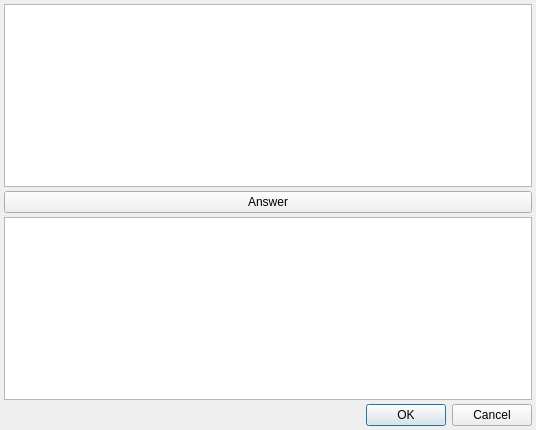
<?xml version="1.0" encoding="UTF-8"?>
<ui version="4.0">
 <class>WQuestion</class>
 <widget class="QDialog" name="WQuestion">
  <property name="geometry">
   <rect>
    <x>0</x>
    <y>0</y>
    <width>536</width>
    <height>430</height>
   </rect>
  </property>
  <property name="windowTitle">
   <string>Question</string>
  </property>
  <layout class="QVBoxLayout" name="verticalLayout">
   <property name="spacing">
    <number>4</number>
   </property>
   <property name="leftMargin">
    <number>4</number>
   </property>
   <property name="topMargin">
    <number>4</number>
   </property>
   <property name="rightMargin">
    <number>4</number>
   </property>
   <property name="bottomMargin">
    <number>4</number>
   </property>
   <item>
    <widget class="QTextBrowser" name="questionBrowser"/>
   </item>
   <item>
    <widget class="QPushButton" name="answerButton">
     <property name="text">
      <string>Answer</string>
     </property>
    </widget>
   </item>
   <item>
    <widget class="QTextBrowser" name="answerBrowser"/>
   </item>
   <item>
    <widget class="QDialogButtonBox" name="buttonBox">
     <property name="orientation">
      <enum>Qt::Horizontal</enum>
     </property>
     <property name="standardButtons">
      <set>QDialogButtonBox::Cancel|QDialogButtonBox::Ok</set>
     </property>
    </widget>
   </item>
  </layout>
 </widget>
 <tabstops>
  <tabstop>questionBrowser</tabstop>
  <tabstop>answerButton</tabstop>
  <tabstop>answerBrowser</tabstop>
 </tabstops>
 <resources/>
 <connections>
  <connection>
   <sender>buttonBox</sender>
   <signal>accepted()</signal>
   <receiver>WQuestion</receiver>
   <slot>accept()</slot>
   <hints>
    <hint type="sourcelabel">
     <x>248</x>
     <y>254</y>
    </hint>
    <hint type="destinationlabel">
     <x>157</x>
     <y>274</y>
    </hint>
   </hints>
  </connection>
  <connection>
   <sender>buttonBox</sender>
   <signal>rejected()</signal>
   <receiver>WQuestion</receiver>
   <slot>reject()</slot>
   <hints>
    <hint type="sourcelabel">
     <x>316</x>
     <y>260</y>
    </hint>
    <hint type="destinationlabel">
     <x>286</x>
     <y>274</y>
    </hint>
   </hints>
  </connection>
 </connections>
</ui>
